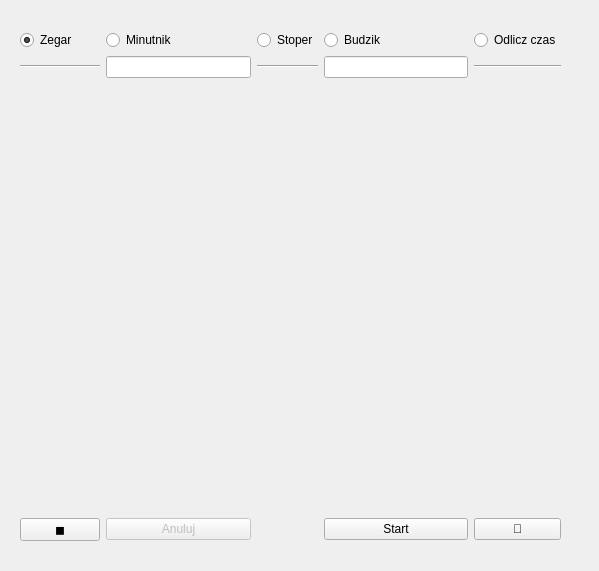
<?xml version="1.0" encoding="UTF-8"?>
<ui version="4.0">
 <class>Dialog</class>
 <widget class="QDialog" name="Dialog">
  <property name="geometry">
   <rect>
    <x>0</x>
    <y>0</y>
    <width>599</width>
    <height>571</height>
   </rect>
  </property>
  <property name="windowTitle">
   <string>Dialog</string>
  </property>
  <widget class="QWidget" name="gridLayoutWidget">
   <property name="geometry">
    <rect>
     <x>20</x>
     <y>30</y>
     <width>541</width>
     <height>511</height>
    </rect>
   </property>
   <layout class="QGridLayout" name="gridLayout_2">
    <item row="2" column="2">
     <widget class="Line" name="line_4">
      <property name="orientation">
       <enum>Qt::Horizontal</enum>
      </property>
     </widget>
    </item>
    <item row="0" column="0">
     <widget class="QRadioButton" name="ClockRB">
      <property name="text">
       <string>Zegar</string>
      </property>
      <property name="checked">
       <bool>true</bool>
      </property>
     </widget>
    </item>
    <item row="0" column="1">
     <widget class="QRadioButton" name="TimerRB">
      <property name="text">
       <string>Minutnik</string>
      </property>
     </widget>
    </item>
    <item row="0" column="4">
     <widget class="QRadioButton" name="RemainingRB">
      <property name="text">
       <string>Odlicz czas</string>
      </property>
     </widget>
    </item>
    <item row="0" column="3">
     <widget class="QRadioButton" name="AlarmRB">
      <property name="text">
       <string>Budzik</string>
      </property>
     </widget>
    </item>
    <item row="0" column="2">
     <widget class="QRadioButton" name="StopwatchRB">
      <property name="text">
       <string>Stoper</string>
      </property>
     </widget>
    </item>
    <item row="2" column="0">
     <widget class="Line" name="line_2">
      <property name="orientation">
       <enum>Qt::Horizontal</enum>
      </property>
     </widget>
    </item>
    <item row="2" column="3">
     <widget class="QLineEdit" name="MinuteLE"/>
    </item>
    <item row="4" column="1">
     <widget class="QPushButton" name="AnulujB">
      <property name="enabled">
       <bool>false</bool>
      </property>
      <property name="text">
       <string>Anuluj</string>
      </property>
     </widget>
    </item>
    <item row="4" column="3">
     <widget class="QPushButton" name="StartB">
      <property name="text">
       <string>Start</string>
      </property>
     </widget>
    </item>
    <item row="3" column="1" colspan="3">
     <widget class="QLabel" name="EkranLabel">
      <property name="text">
       <string/>
      </property>
      <property name="alignment">
       <set>Qt::AlignCenter</set>
      </property>
     </widget>
    </item>
    <item row="2" column="4">
     <widget class="Line" name="line_3">
      <property name="orientation">
       <enum>Qt::Horizontal</enum>
      </property>
     </widget>
    </item>
    <item row="2" column="1">
     <widget class="QLineEdit" name="HourLE"/>
    </item>
    <item row="4" column="4">
     <widget class="QPushButton" name="MusicB">
      <property name="text">
       <string>🎵</string>
      </property>
     </widget>
    </item>
    <item row="4" column="0">
     <widget class="QPushButton" name="ResetB">
      <property name="enabled">
       <bool>true</bool>
      </property>
      <property name="text">
       <string>◼</string>
      </property>
     </widget>
    </item>
   </layout>
  </widget>
 </widget>
 <resources/>
 <connections/>
</ui>
